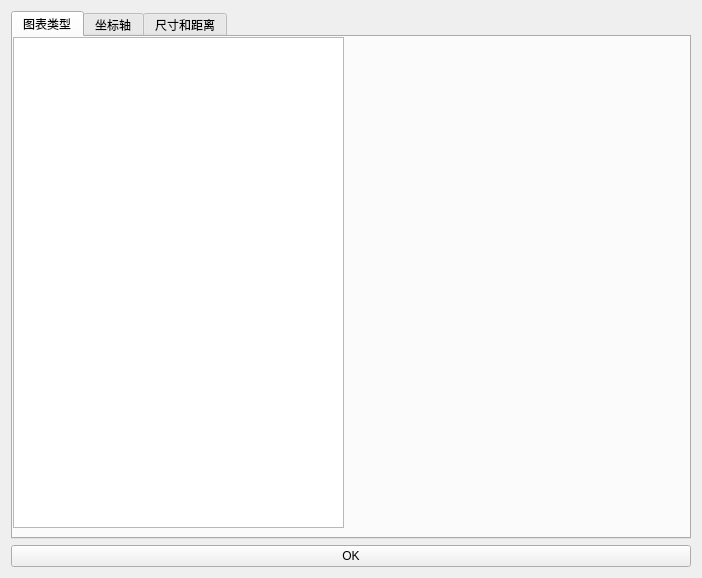
<?xml version="1.0" encoding="UTF-8"?>
<ui version="4.0">
    <class>widget</class>
    <widget class="QWidget" name="widget">
        <property name="geometry">
            <rect>
                <x>0</x>
                <y>0</y>
                <width>702</width>
                <height>578</height>
            </rect>
        </property>
        <property name="windowTitle">
            <string>图表配置</string>
        </property>
        <layout class="QVBoxLayout" name="verticalLayout">
            <item>
                <widget class="QTabWidget" name="tabWidget">
                    <property name="currentIndex">
                        <number>0</number>
                    </property>
                    <widget class="QWidget" name="tab_3">
                        <attribute name="title">
                            <string>图表类型</string>
                        </attribute>
                        <widget class="QListWidget" name="graph_styles_widget">
                            <property name="geometry">
                                <rect>
                                    <x>0</x>
                                    <y>0</y>
                                    <width>331</width>
                                    <height>491</height>
                                </rect>
                            </property>
                        </widget>
                    </widget>
                    <widget class="QWidget" name="tab_2">
                        <attribute name="title">
                            <string>坐标轴</string>
                        </attribute>
                        <widget class="QFrame" name="frame_4">
                            <property name="geometry">
                                <rect>
                                    <x>0</x>
                                    <y>21</y>
                                    <width>661</width>
                                    <height>47</height>
                                </rect>
                            </property>
                            <property name="frameShape">
                                <enum>QFrame::StyledPanel</enum>
                            </property>
                            <property name="frameShadow">
                                <enum>QFrame::Raised</enum>
                            </property>
                            <layout class="QHBoxLayout" name="horizontalLayout_4">
                                <item>
                                    <widget class="QFrame" name="frame_5">
                                        <property name="frameShape">
                                            <enum>QFrame::StyledPanel</enum>
                                        </property>
                                        <property name="frameShadow">
                                            <enum>QFrame::Raised</enum>
                                        </property>
                                        <layout class="QHBoxLayout" name="horizontalLayout_5">
                                            <property name="spacing">
                                                <number>0</number>
                                            </property>
                                            <property name="leftMargin">
                                                <number>0</number>
                                            </property>
                                            <property name="topMargin">
                                                <number>0</number>
                                            </property>
                                            <property name="rightMargin">
                                                <number>0</number>
                                            </property>
                                            <property name="bottomMargin">
                                                <number>0</number>
                                            </property>
                                            <item>
                                                <widget class="QLabel" name="label_3">
                                                    <property name="text">
                                                        <string>横轴</string>
                                                    </property>
                                                </widget>
                                            </item>
                                            <item>
                                                <widget class="QComboBox" name="comboBox_graph_x_axis"/>
                                            </item>
                                            <item>
                                                <spacer name="horizontalSpacer_3">
                                                    <property name="orientation">
                                                        <enum>Qt::Horizontal</enum>
                                                    </property>
                                                    <property name="sizeHint" stdset="0">
                                                        <size>
                                                            <width>40</width>
                                                            <height>20</height>
                                                        </size>
                                                    </property>
                                                </spacer>
                                            </item>
                                        </layout>
                                    </widget>
                                </item>
                                <item>
                                    <widget class="QFrame" name="frame_6">
                                        <property name="frameShape">
                                            <enum>QFrame::StyledPanel</enum>
                                        </property>
                                        <property name="frameShadow">
                                            <enum>QFrame::Raised</enum>
                                        </property>
                                        <layout class="QHBoxLayout" name="horizontalLayout_6">
                                            <property name="spacing">
                                                <number>0</number>
                                            </property>
                                            <property name="leftMargin">
                                                <number>0</number>
                                            </property>
                                            <property name="topMargin">
                                                <number>0</number>
                                            </property>
                                            <property name="rightMargin">
                                                <number>0</number>
                                            </property>
                                            <property name="bottomMargin">
                                                <number>0</number>
                                            </property>
                                            <item>
                                                <widget class="QLabel" name="label_4">
                                                    <property name="text">
                                                        <string>纵轴</string>
                                                    </property>
                                                </widget>
                                            </item>
                                            <item>
                                                <widget class="QComboBox" name="comboBox_graph_y_axis"/>
                                            </item>
                                            <item>
                                                <spacer name="horizontalSpacer_4">
                                                    <property name="orientation">
                                                        <enum>Qt::Horizontal</enum>
                                                    </property>
                                                    <property name="sizeHint" stdset="0">
                                                        <size>
                                                            <width>40</width>
                                                            <height>20</height>
                                                        </size>
                                                    </property>
                                                </spacer>
                                            </item>
                                        </layout>
                                    </widget>
                                </item>
                            </layout>
                        </widget>
                        <widget class="QFrame" name="frame_8">
                            <property name="geometry">
                                <rect>
                                    <x>0</x>
                                    <y>60</y>
                                    <width>661</width>
                                    <height>50</height>
                                </rect>
                            </property>
                            <property name="frameShape">
                                <enum>QFrame::StyledPanel</enum>
                            </property>
                            <property name="frameShadow">
                                <enum>QFrame::Raised</enum>
                            </property>
                            <layout class="QHBoxLayout" name="horizontalLayout_7">
                                <item>
                                    <widget class="QFrame" name="frame_10">
                                        <property name="frameShape">
                                            <enum>QFrame::StyledPanel</enum>
                                        </property>
                                        <property name="frameShadow">
                                            <enum>QFrame::Raised</enum>
                                        </property>
                                        <layout class="QHBoxLayout" name="horizontalLayout_8">
                                            <property name="spacing">
                                                <number>0</number>
                                            </property>
                                            <property name="leftMargin">
                                                <number>0</number>
                                            </property>
                                            <property name="topMargin">
                                                <number>0</number>
                                            </property>
                                            <property name="rightMargin">
                                                <number>0</number>
                                            </property>
                                            <property name="bottomMargin">
                                                <number>0</number>
                                            </property>
                                            <item>
                                                <widget class="QLabel" name="label_7">
                                                    <property name="text">
                                                        <string>统计值排序</string>
                                                    </property>
                                                </widget>
                                            </item>
                                            <item>
                                                <widget class="QComboBox" name="comboBox_graph_orderby">
                                                    <item>
                                                        <property name="text">
                                                            <string/>
                                                        </property>
                                                    </item>
                                                    <item>
                                                        <property name="text">
                                                            <string>升序</string>
                                                        </property>
                                                    </item>
                                                    <item>
                                                        <property name="text">
                                                            <string>降序</string>
                                                        </property>
                                                    </item>
                                                </widget>
                                            </item>
                                            <item>
                                                <spacer name="horizontalSpacer_7">
                                                    <property name="orientation">
                                                        <enum>Qt::Horizontal</enum>
                                                    </property>
                                                    <property name="sizeHint" stdset="0">
                                                        <size>
                                                            <width>40</width>
                                                            <height>20</height>
                                                        </size>
                                                    </property>
                                                </spacer>
                                            </item>
                                        </layout>
                                    </widget>
                                </item>
                                <item>
                                    <widget class="QFrame" name="frame_11">
                                        <property name="frameShape">
                                            <enum>QFrame::StyledPanel</enum>
                                        </property>
                                        <property name="frameShadow">
                                            <enum>QFrame::Raised</enum>
                                        </property>
                                        <layout class="QHBoxLayout" name="horizontalLayout_9">
                                            <property name="spacing">
                                                <number>0</number>
                                            </property>
                                            <property name="leftMargin">
                                                <number>0</number>
                                            </property>
                                            <property name="topMargin">
                                                <number>0</number>
                                            </property>
                                            <property name="rightMargin">
                                                <number>0</number>
                                            </property>
                                            <property name="bottomMargin">
                                                <number>0</number>
                                            </property>
                                            <item>
                                                <widget class="QLabel" name="label_8">
                                                    <property name="text">
                                                        <string>统计阈值&gt;=</string>
                                                    </property>
                                                </widget>
                                            </item>
                                            <item>
                                                <widget class="QSpinBox" name="spinBox_graph_stat_threshold">
                                                    <property name="value">
                                                        <number>0</number>
                                                    </property>
                                                </widget>
                                            </item>
                                            <item>
                                                <spacer name="horizontalSpacer_8">
                                                    <property name="orientation">
                                                        <enum>Qt::Horizontal</enum>
                                                    </property>
                                                    <property name="sizeHint" stdset="0">
                                                        <size>
                                                            <width>76</width>
                                                            <height>20</height>
                                                        </size>
                                                    </property>
                                                </spacer>
                                            </item>
                                        </layout>
                                    </widget>
                                </item>
                            </layout>
                        </widget>
                    </widget>
                    <widget class="QWidget" name="tab">
                        <attribute name="title">
                            <string>尺寸和距离</string>
                        </attribute>
                        <widget class="QFrame" name="frame_3">
                            <property name="geometry">
                                <rect>
                                    <x>10</x>
                                    <y>10</y>
                                    <width>661</width>
                                    <height>72</height>
                                </rect>
                            </property>
                            <property name="frameShape">
                                <enum>QFrame::StyledPanel</enum>
                            </property>
                            <property name="frameShadow">
                                <enum>QFrame::Raised</enum>
                            </property>
                            <layout class="QHBoxLayout" name="horizontalLayout_3">
                                <property name="spacing">
                                    <number>10</number>
                                </property>
                                <property name="leftMargin">
                                    <number>0</number>
                                </property>
                                <property name="topMargin">
                                    <number>0</number>
                                </property>
                                <property name="rightMargin">
                                    <number>0</number>
                                </property>
                                <property name="bottomMargin">
                                    <number>0</number>
                                </property>
                                <item>
                                    <widget class="QFrame" name="frame">
                                        <property name="frameShape">
                                            <enum>QFrame::StyledPanel</enum>
                                        </property>
                                        <property name="frameShadow">
                                            <enum>QFrame::Raised</enum>
                                        </property>
                                        <layout class="QHBoxLayout" name="horizontalLayout">
                                            <property name="spacing">
                                                <number>0</number>
                                            </property>
                                            <property name="leftMargin">
                                                <number>0</number>
                                            </property>
                                            <property name="topMargin">
                                                <number>0</number>
                                            </property>
                                            <property name="rightMargin">
                                                <number>0</number>
                                            </property>
                                            <property name="bottomMargin">
                                                <number>0</number>
                                            </property>
                                            <item>
                                                <widget class="QLabel" name="label">
                                                    <property name="text">
                                                        <string>画布宽度</string>
                                                    </property>
                                                </widget>
                                            </item>
                                            <item>
                                                <widget class="QSlider" name="slider_canvas_width">
                                                    <property name="minimum">
                                                        <number>100</number>
                                                    </property>
                                                    <property name="maximum">
                                                        <number>2000</number>
                                                    </property>
                                                    <property name="pageStep">
                                                        <number>50</number>
                                                    </property>
                                                    <property name="value">
                                                        <number>900</number>
                                                    </property>
                                                    <property name="orientation">
                                                        <enum>Qt::Horizontal</enum>
                                                    </property>
                                                </widget>
                                            </item>
                                            <item>
                                                <widget class="QLabel" name="label_canvas_width">
                                                    <property name="text">
                                                        <string>900</string>
                                                    </property>
                                                </widget>
                                            </item>
                                            <item>
                                                <spacer name="horizontalSpacer">
                                                    <property name="orientation">
                                                        <enum>Qt::Horizontal</enum>
                                                    </property>
                                                    <property name="sizeHint" stdset="0">
                                                        <size>
                                                            <width>40</width>
                                                            <height>20</height>
                                                        </size>
                                                    </property>
                                                </spacer>
                                            </item>
                                        </layout>
                                    </widget>
                                </item>
                                <item>
                                    <widget class="QFrame" name="frame_2">
                                        <property name="frameShape">
                                            <enum>QFrame::StyledPanel</enum>
                                        </property>
                                        <property name="frameShadow">
                                            <enum>QFrame::Raised</enum>
                                        </property>
                                        <layout class="QHBoxLayout" name="horizontalLayout_2">
                                            <property name="spacing">
                                                <number>0</number>
                                            </property>
                                            <property name="leftMargin">
                                                <number>0</number>
                                            </property>
                                            <property name="topMargin">
                                                <number>0</number>
                                            </property>
                                            <property name="rightMargin">
                                                <number>0</number>
                                            </property>
                                            <property name="bottomMargin">
                                                <number>0</number>
                                            </property>
                                            <item>
                                                <widget class="QLabel" name="label_2">
                                                    <property name="text">
                                                        <string>画布高度</string>
                                                    </property>
                                                </widget>
                                            </item>
                                            <item>
                                                <widget class="QSlider" name="slider_canvas_height">
                                                    <property name="minimum">
                                                        <number>100</number>
                                                    </property>
                                                    <property name="maximum">
                                                        <number>1500</number>
                                                    </property>
                                                    <property name="pageStep">
                                                        <number>50</number>
                                                    </property>
                                                    <property name="value">
                                                        <number>600</number>
                                                    </property>
                                                    <property name="orientation">
                                                        <enum>Qt::Horizontal</enum>
                                                    </property>
                                                </widget>
                                            </item>
                                            <item>
                                                <widget class="QLabel" name="label_canvas_height">
                                                    <property name="text">
                                                        <string>600</string>
                                                    </property>
                                                </widget>
                                            </item>
                                            <item>
                                                <spacer name="horizontalSpacer_2">
                                                    <property name="orientation">
                                                        <enum>Qt::Horizontal</enum>
                                                    </property>
                                                    <property name="sizeHint" stdset="0">
                                                        <size>
                                                            <width>40</width>
                                                            <height>20</height>
                                                        </size>
                                                    </property>
                                                </spacer>
                                            </item>
                                        </layout>
                                    </widget>
                                </item>
                            </layout>
                        </widget>
                    </widget>
                </widget>
            </item>
            <item>
                <widget class="QPushButton" name="btn_ok">
                    <property name="text">
                        <string>OK</string>
                    </property>
                </widget>
            </item>
        </layout>
    </widget>
    <resources/>
    <connections>
        <connection>
            <sender>slider_canvas_width</sender>
            <signal>valueChanged(int)</signal>
            <receiver>label_canvas_width</receiver>
            <slot>setNum(int)</slot>
            <hints>
                <hint type="sourcelabel">
                    <x>133</x>
                    <y>80</y>
                </hint>
                <hint type="destinationlabel">
                    <x>216</x>
                    <y>80</y>
                </hint>
            </hints>
        </connection>
        <connection>
            <sender>slider_canvas_height</sender>
            <signal>valueChanged(int)</signal>
            <receiver>label_canvas_height</receiver>
            <slot>setNum(int)</slot>
            <hints>
                <hint type="sourcelabel">
                    <x>468</x>
                    <y>80</y>
                </hint>
                <hint type="destinationlabel">
                    <x>550</x>
                    <y>80</y>
                </hint>
            </hints>
        </connection>
    </connections>
</ui>
